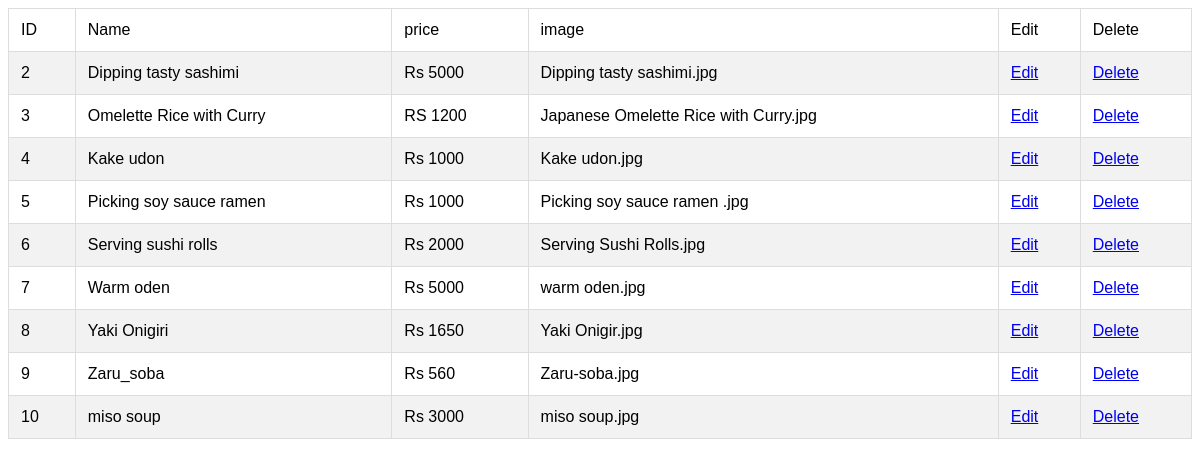
Screenshot of /edit_japanese.php with the database file from the repository.
### tables this page shows
CREATE TABLE `japanese_food` (
  `id` int(50) NOT NULL,
  `name` varchar(50) NOT NULL,
  `price` varchar(50) NOT NULL,
  `image` varchar(200) NOT NULL
);

### edit_japanese.php (the view, shortened to what this page needs)
 <!DOCTYPE html>
<html>
<head>
</head>
<body>
    <table border="1">
        <tr><td>ID</td><td>Name</td><td>price</td><td>image</td><td>Edit</td><td> Delete</td></tr>
<?php
include ("db_conection.php");
$slelect_query = "SELECT * FROM japanese_food";
$result = $conn->query($slelect_query);
if ($result->num_rows > 0) {
  while($row = $result->fetch_assoc()) {
    echo "<tr><td>".$row["id"]."</td><td>".$row["name"]."</td><td>".$row["price"]."</td><td>".$row["image"]."</td><td><a href='adit_japanese.php?id=".$row["id"]."'>Edit</a></td><td><a href='del_japanese.php?id=".$row["id"]. "'>Delete</a></td></tr>";
  }
} else {
  echo "0 results";
}
?>
</table>
</body>
</html>

### edit_japanese.php (style rules this page uses)
table { width: 100%; border-collapse: collapse; font-family: Arial, sans-serif; }
table td { padding: 12px; border: 1px solid #ddd; }
table tbody tr:nth-child(even) { background-color: #f2f2f2; }

### rows the page displays
japanese_food: id "2", name "Dipping tasty sashimi", price "Rs 5000", image "Dipping tasty sashimi.jpg"
japanese_food: id "3", name "Omelette Rice with Curry", price "RS 1200", image "Japanese Omelette Rice with Curry.jpg"
japanese_food: id "4", name "Kake udon", price "Rs 1000", image "Kake udon.jpg"
japanese_food: id "5", name "Picking soy sauce ramen", price "Rs 1000", image "Picking soy sauce ramen .jpg"
japanese_food: id "6", name "Serving sushi rolls", price "Rs 2000", image "Serving Sushi Rolls.jpg"
japanese_food: id "7", name "Warm oden", price "Rs 5000", image "warm oden.jpg"
japanese_food: id "8", name "Yaki Onigiri", price "Rs 1650", image "Yaki Onigir.jpg"
japanese_food: id "9", name "Zaru_soba", price "Rs 560", image "Zaru-soba.jpg"
japanese_food: id "10", name "miso soup", price "Rs 3000", image "miso soup.jpg"
